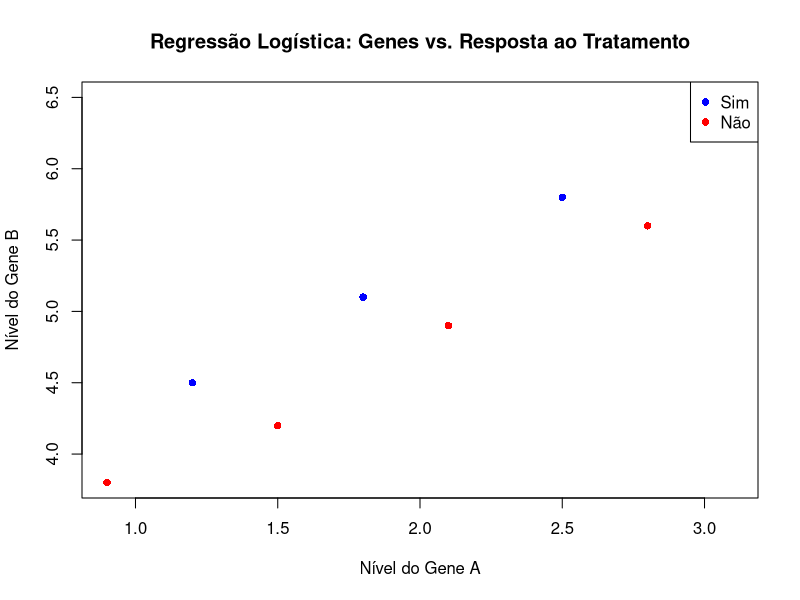

Write the R code that produced this figure.
# Exemplo de Classificação (Regressão Logística)

# Criando um conjunto de dados biológicos hipotético
dados_classificacao <- data.frame(
  NivelGeneA = c(1.2, 1.8, 2.5, 3.1, 0.9, 1.5, 2.1, 2.8),
  NivelGeneB = c(4.5, 5.1, 5.8, 6.5, 3.8, 4.2, 4.9, 5.6),
  RespostaTratamento = factor(c("Sim", "Sim", "Sim", "Sim", "Não", "Não", "Não", "Não"))
)

# Construindo o modelo de regressão logística
modelo_logistico <- glm(RespostaTratamento ~ NivelGeneA + NivelGeneB,
                        data = dados_classificacao, family = "binomial")

# Exibindo o resumo do modelo
summary(modelo_logistico)

# Visualizando os resultados (requer um pouco mais de manipulação para regressão logística)
probabilidades <- predict(modelo_logistico, type = "response")

png("reg_log.png",width = 500, height = 300)
plot(dados_classificacao$NivelGeneA, dados_classificacao$NivelGeneB,
     col = ifelse(dados_classificacao$RespostaTratamento == "Sim", "blue", "red"),
     pch = 16, xlab = "Nível do Gene A", ylab = "Nível do Gene B",
     main = "Regressão Logística: Genes vs. Resposta ao Tratamento")

# Adicionando uma fronteira de decisão aproximada (simplificado para demonstração)
abline(a = 3, b = -0.8, col = "gray", lty = 2)
legend("topright", legend = c("Sim", "Não"), col = c("blue", "red"), pch = 16)
dev.off()